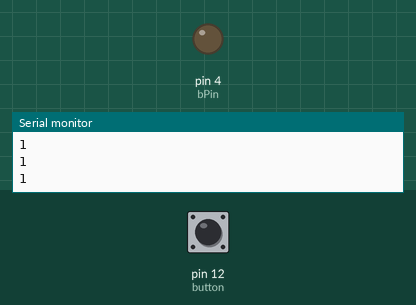
Bench run of a sketch on a simulated Arduino Uno, built with avr-gcc and run on an emulated ATmega328P. Parts: output pins drawn as LEDs (lit = HIGH), the last lines printed to the serial monitor. The test bench sets the inputs (shaded band); at power-on: pin 12 (button) HIGH.

Above: at 1.2 s.
1.3 s: pin 12 (button) pulled LOW for 0.25 s
At 1.7 s:
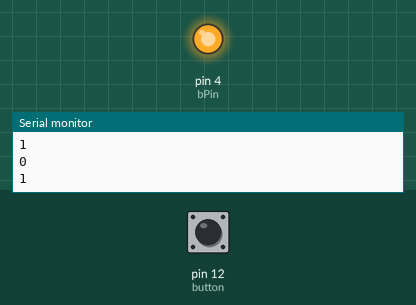
3.3 s: pin 12 (button) pulled LOW for 3.2 s
At 7.1 s:
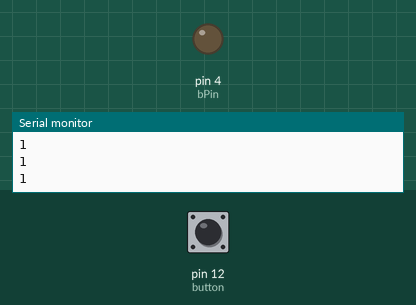
Timing chart, 0 to 8.6 s (numbered marks = the images above; inputs shaded):
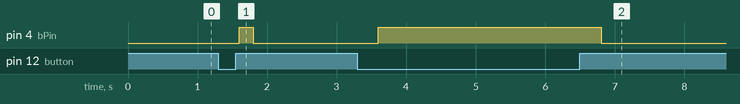

The sketch:

button_led.ino
```cpp
int bPin=4;
int button=12;
int buttonRead;
int dt =200;

void setup() {
  // put your setup code here, to run once:
Serial.begin(9600);
pinMode(bPin,OUTPUT);
pinMode(button,INPUT);

}

void loop() {
  // put your main code here, to run repeatedly:
buttonRead=digitalRead(button);
Serial.println(buttonRead);
delay(dt);


if(buttonRead==0){
  digitalWrite(bPin,HIGH);
}

if(buttonRead==1){
  digitalWrite(bPin,LOW);
}
}
```

Measured:
- after the input at 1.3 s, pin 4 (bPin): LOW → HIGH after 0.30 s, → LOW 0.20 s later
- after the input at 3.3 s, pin 4 (bPin): LOW → HIGH after 0.30 s, → LOW 3.2 s later
